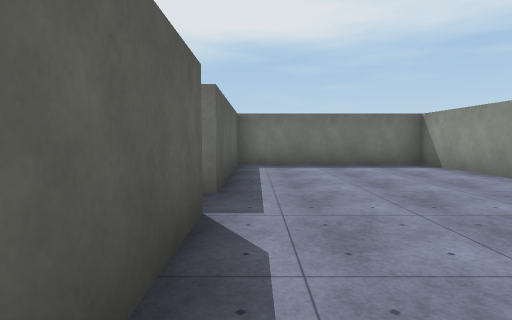
View 1 (above)

18 first-person views from a walk through a 3-D level made in the Unity game engine. The camera is 1.4 m above the floor, tilts 4° down and sees 80° across. The floor is counted in squares, 2 m on a side. Each view is taken from the middle of a square. On the plan, view 1 faces up. The plan holds only what a view shows up to about 10 squares ahead; the rest is blank. Surface patterns are stand-ins for the level's own textures.

View 2
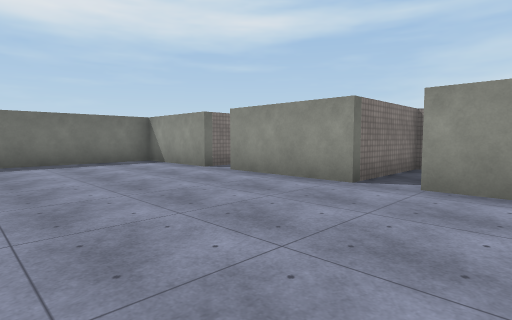

View 3
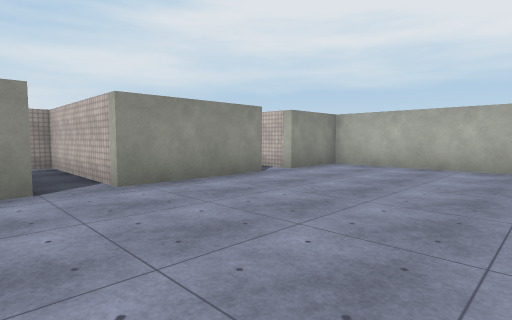

View 4
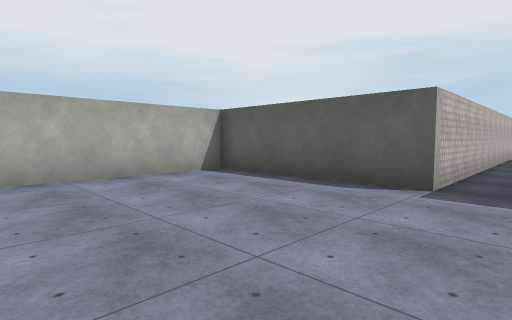

View 5
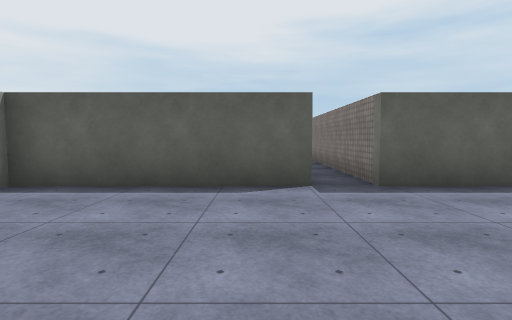

View 6
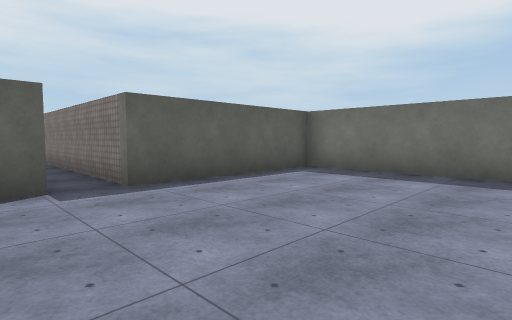

View 7
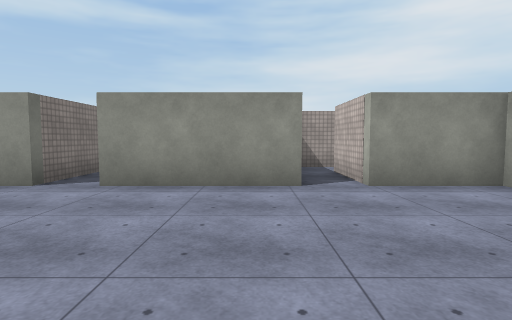

View 8
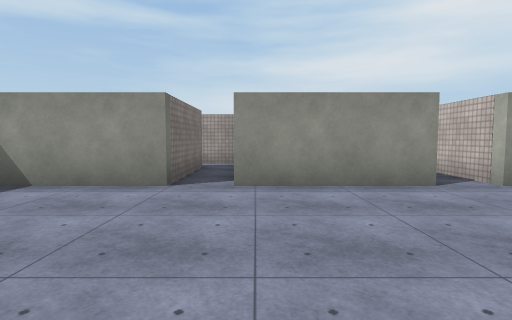

View 9
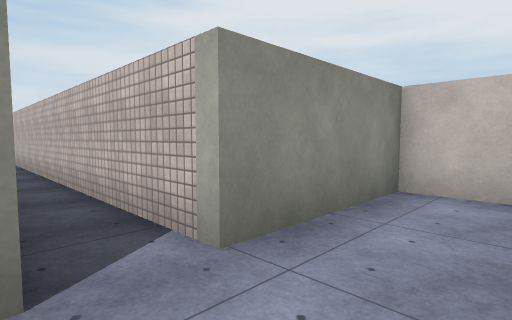

View 10
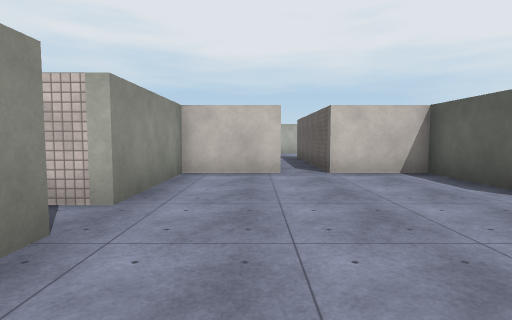

View 11
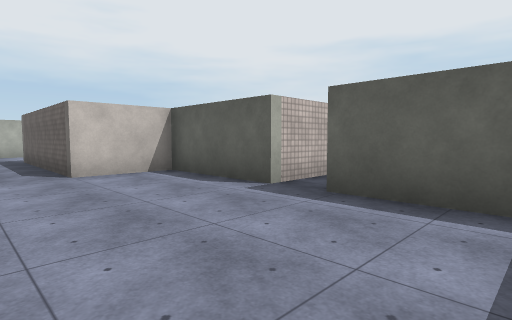

View 12
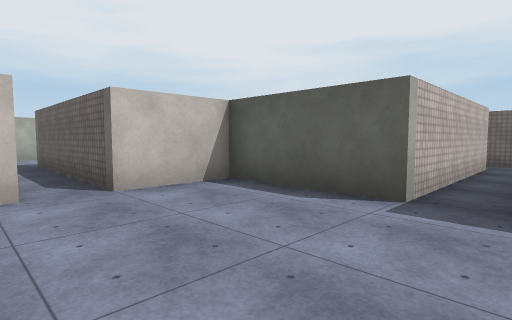

View 13
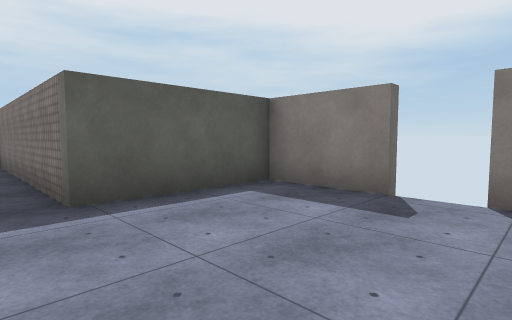

View 14
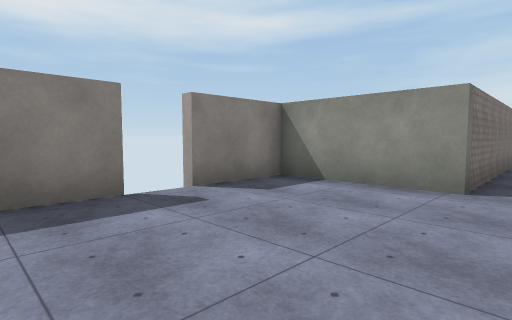

View 15
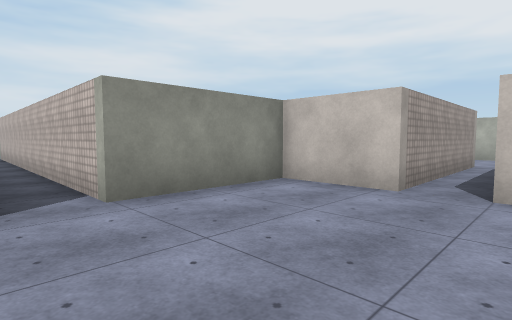

View 16
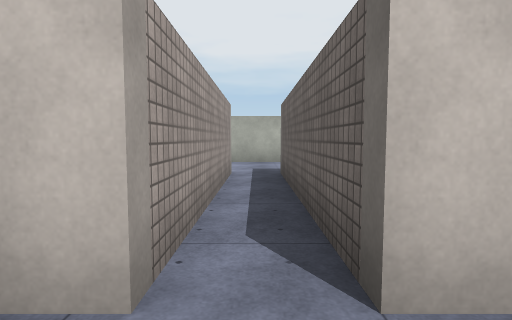

View 17
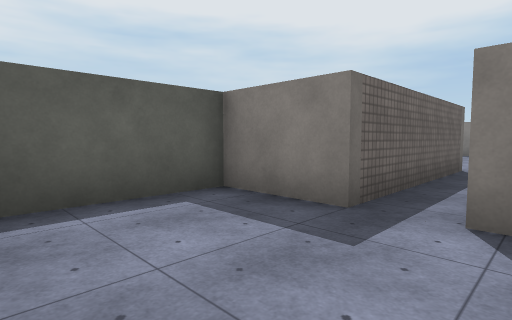

View 18
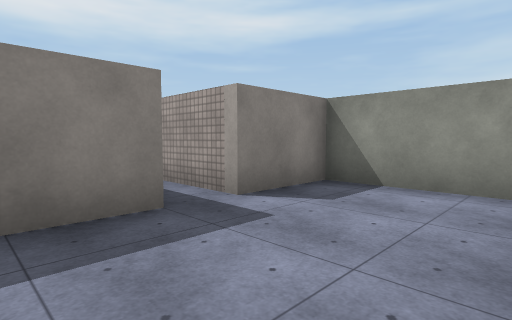

### Floor plan
Ten units are one square. View 1 is at (0, 0); x grows to the right and y downward. Boxes are objects, and circles mark ways between rooms. Rooms are numbered by the first view taken in them; rooms with no view inside come last. Other rooms are left out.
<svg viewBox="-215 -88 305 175">
<path fill="none" stroke="#000" d="M45 -13 45 -43 85 -43 85 -55M75 -53 45 -53 45 -83 -5 -83 -5 -38 -105 -38M-105 -28 -5 -28 -5 17 45 17 45 -3M-125 2 -105 2 -105 -28M-105 -38 -105 -68 -125 -68M-134 -68 -155 -68 -155 -38 -205 -38M-205 -28 -155 -28 -155 2 -135 2M-140 82 -120 82M-105 76 -105 52 -125 52 -125 2M-135 2 -135 52 -155 52 -155 78"/>
<circle cx="-100" cy="-30" r="3" fill="#2a7"/>
<circle cx="-130" cy="10" r="3" fill="#2a7"/>
<text x="10" y="-40">1</text>
<text x="-140" y="-30">2</text>
<text x="-130" y="60">3</text>
</svg>
Room 1 opens to room 2. Room 2 opens to room 3.

Where each view was taken, in squares from view 1:
view 1: 0 up, 0 right, facing up
view 2: 1 down, 0 right, facing up-right
view 3: 6 up, 0 right, facing down-right
view 4: 4 up, 4 right, facing down-left
view 5: 2 up, 4 right, facing left
view 6: 2 up, 4 right, facing up-left
view 7: 2 up, 0 right, facing right
view 8: 4 up, 0 right, facing right
view 9: 4 up, 12 left, facing down-right
view 10: 6 up, 12 left, facing down
view 11: 6 up, 12 left, facing down-left
view 12: 4 up, 12 left, facing down-left
view 13: 3 up, 12 left, facing up-left
view 14: 3 up, 15 left, facing up-right
view 15: 4 up, 14 left, facing down-right
view 16: 1 up, 13 left, facing down
view 17: 8 down, 12 left, facing up-left
view 18: 8 down, 15 left, facing up-right
